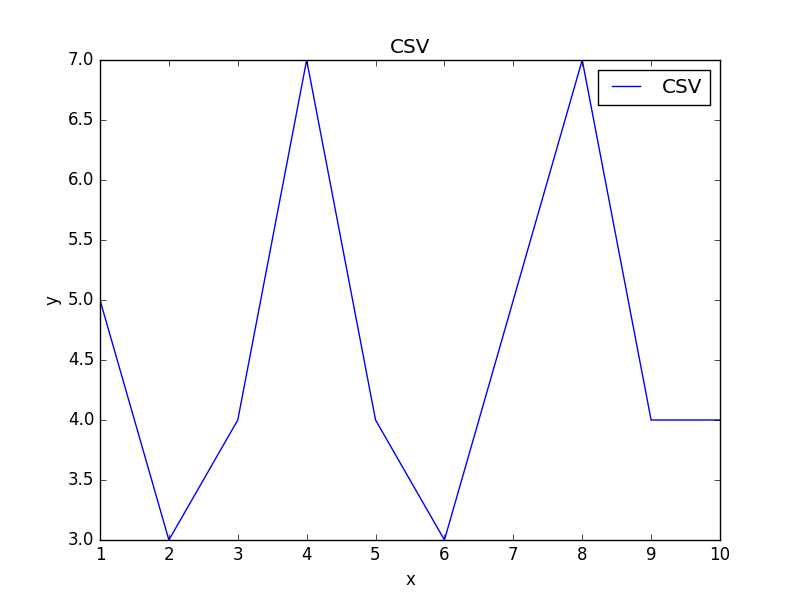

The Python source for this figure:
import matplotlib as m
m.use('TkAgg')
import matplotlib.pyplot as plt
#import quandl
from matplotlib import style
import numpy as np

'''
#Part 1
import csv

x = []
y = []

with open('example.txt','r') as csvfile:
    plots = csv.reader(csvfile, delimiter=',')
    for row in plots:
        x.append(int(row[0]))
        y.append(int(row[1]))
'''


x, y = np.loadtxt('example.txt', delimiter=',', unpack=True)



plt.plot(x,y, label='CSV')
plt.xlabel('x')
plt.ylabel('y')
plt.title('CSV')
plt.legend()
plt.show()
